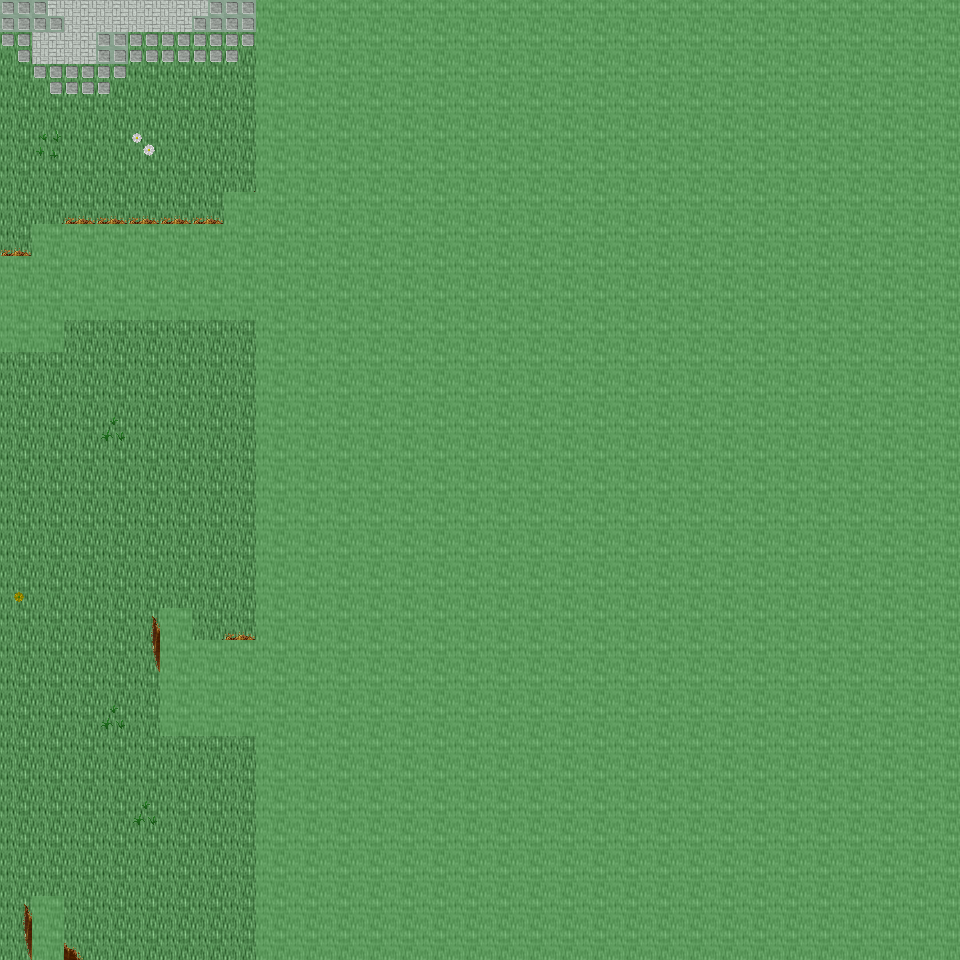

This is a level from a 2D game, rendered from its Tiled map with the project's own tilesets. A one-line summary and the map file follow, with tile-layer data summarised:
An orthogonal 30x30 tile map with 32x32 px tiles, 6 tile layers (Ground, Object, Object2, Above, ...), 33 tilesets and 5 objects (5x mapchange).

<map version="1.0" orientation="orthogonal" renderorder="right-down" width="30" height="30" tilewidth="32" tileheight="32" nextobjectid="6">
  <tileset firstgid="1" name="tileset_ground_ground" tilewidth="32" tileheight="32" tilecount="33" columns="3">
    <image source="../drawable/tileset_ground_ground.png" width="96" height="352" />
  </tileset>
  <tileset firstgid="34" name="tileset_building_castle" tilewidth="32" tileheight="32" tilecount="320" columns="20">
    <image source="../drawable/tileset_building_castle.png" width="640" height="512" />
  </tileset>
  <tileset firstgid="354" name="tileset_ground_water_pool" tilewidth="32" tileheight="32" tilecount="72" columns="3">
    <image source="../drawable/tileset_ground_water_pool.png" width="96" height="768" />
  </tileset>
  <tileset firstgid="426" name="tileset_ground_ridge_earth_dark" tilewidth="32" tileheight="32" tilecount="96" columns="12">
    <image source="../drawable/tileset_ground_ridge_earth_dark.png" width="384" height="256" />
  </tileset>
  <tileset firstgid="522" name="tileset_ground_grass_edges" tilewidth="32" tileheight="32" tilecount="36" columns="12">
    <image source="../drawable/tileset_ground_grass_edges.png" width="384" height="96" />
  </tileset>
  <tileset firstgid="558" name="tileset_ground_earth_edges" tilewidth="32" tileheight="32" tilecount="18" columns="6">
    <image source="../drawable/tileset_ground_earth_edges.png" width="192" height="96" />
  </tileset>
  <tileset firstgid="576" name="tileset_ground_grass_corners" tilewidth="32" tileheight="32" tilecount="24" columns="6">
    <image source="../drawable/tileset_ground_grass_corners.png" width="192" height="128" />
  </tileset>
  <tileset firstgid="600" name="tileset_plant_stump_stump_green" tilewidth="32" tileheight="32" tilecount="4" columns="2">
    <image source="../drawable/tileset_plant_stump_stump_green.png" width="64" height="64" />
  </tileset>
  <tileset firstgid="604" name="tileset_item_pot_barrel" tilewidth="32" tileheight="32" tilecount="2" columns="1">
    <image source="../drawable/tileset_item_pot_barrel.png" width="32" height="64" />
  </tileset>
  <tileset firstgid="606" name="tileset_ground_rock_rocks_2" tilewidth="32" tileheight="32" tilecount="4" columns="2">
    <image source="../drawable/tileset_ground_rock_rocks_2.png" width="64" height="64" />
  </tileset>
  <tileset firstgid="610" name="tileset_ground_ladder_horizontal_dark" tilewidth="32" tileheight="32" tilecount="3" columns="1">
    <image source="../drawable/tileset_ground_ladder_horizontal_dark.png" width="32" height="96" />
  </tileset>
  <tileset firstgid="613" name="tileset_plant_grasses" tilewidth="32" tileheight="32" tilecount="6" columns="3">
    <image source="../drawable/tileset_plant_grasses.png" width="96" height="64" />
  </tileset>
  <tileset firstgid="619" name="tileset_plant_tree_tree_green" tilewidth="32" tileheight="32" tilecount="88" columns="8">
    <image source="../drawable/tileset_plant_tree_tree_green.png" width="256" height="352" />
  </tileset>
  <tileset firstgid="707" name="tileset_ground_water_waterfall" tilewidth="32" tileheight="32" tilecount="120" columns="8">
    <image source="../drawable/tileset_ground_water_waterfall.png" width="256" height="480" />
  </tileset>
  <tileset firstgid="827" name="tileset_plant_flower_daisy_white" tilewidth="32" tileheight="32" tilecount="8" columns="2">
    <image source="../drawable/tileset_plant_flower_daisy_white.png" width="64" height="128" />
  </tileset>
  <tileset firstgid="835" name="tileset_plant_flower_daisy_red" tilewidth="32" tileheight="32" tilecount="8" columns="2">
    <image source="../drawable/tileset_plant_flower_daisy_red.png" width="64" height="128" />
  </tileset>
  <tileset firstgid="843" name="tileset_ground_rock_pebbles" tilewidth="32" tileheight="32" tilecount="3" columns="1">
    <image source="../drawable/tileset_ground_rock_pebbles.png" width="32" height="96" />
  </tileset>
  <tileset firstgid="846" name="tileset_plant_flower_daisy_yellow" tilewidth="32" tileheight="32" tilecount="8" columns="2">
    <image source="../drawable/tileset_plant_flower_daisy_yellow.png" width="64" height="128" />
  </tileset>
  <tileset firstgid="854" name="tileset_building_decoration_longhorn_skull" tilewidth="32" tileheight="32" tilecount="6" columns="3">
    <image source="../drawable/tileset_building_decoration_longhorn_skull.png" width="96" height="64" />
  </tileset>
  <tileset firstgid="860" name="tileset_furniture_light_flames" tilewidth="32" tileheight="32" tilecount="6" columns="6">
    <image source="../drawable/tileset_furniture_light_flames.png" width="192" height="32" />
  </tileset>
  <tileset firstgid="866" name="tileset_plant_stump_stump_brown" tilewidth="32" tileheight="32" tilecount="4" columns="2">
    <image source="../drawable/tileset_plant_stump_stump_brown.png" width="64" height="64" />
  </tileset>
  <tileset firstgid="870" name="tileset_building_decoration_rocks_2" tilewidth="32" tileheight="32" tilecount="2" columns="1">
    <image source="../drawable/tileset_building_decoration_rocks_2.png" width="32" height="64" />
  </tileset>
  <tileset firstgid="872" name="tileset_plant_flower_daisy_blue" tilewidth="32" tileheight="32" tilecount="8" columns="2">
    <image source="../drawable/tileset_plant_flower_daisy_blue.png" width="64" height="128" />
  </tileset>
  <tileset firstgid="880" name="tileset_building_fence_fence_chunky" tilewidth="32" tileheight="32" tilecount="21" columns="3">
    <image source="../drawable/tileset_building_fence_fence_chunky.png" width="96" height="224" />
  </tileset>
  <tileset firstgid="901" name="tileset_ground_water_water_bubbles" tilewidth="32" tileheight="32" tilecount="32" columns="8">
    <image source="../drawable/tileset_ground_water_water_bubbles.png" width="256" height="128" />
  </tileset>
  <tileset firstgid="933" name="tileset_item_statue_grey_stone" tilewidth="32" tileheight="32" tilecount="4" columns="2">
    <image source="../drawable/tileset_item_statue_grey_stone.png" width="64" height="64" />
  </tileset>
  <tileset firstgid="937" name="tileset_plant_tree_tree_darkgreen" tilewidth="32" tileheight="32" tilecount="88" columns="8">
    <image source="../drawable/tileset_plant_tree_tree_darkgreen.png" width="256" height="352" />
  </tileset>
  <tileset firstgid="1025" name="tileset_logic_collision" tilewidth="32" tileheight="32" tilecount="1" columns="1">
    <image source="../drawable/tileset_logic_collision.png" width="32" height="32" />
  </tileset>
  <tileset firstgid="1026" name="tileset_object_suspension_bridge" tilewidth="32" tileheight="32" tilecount="24" columns="3">
    <image source="../drawable/tileset_object_suspension_bridge.png" width="96" height="256" />
  </tileset>
  <tileset firstgid="1050" name="tileset_ground_green_paving" tilewidth="32" tileheight="32" tilecount="18" columns="3">
    <image source="../drawable/tileset_ground_green_paving.png" width="96" height="192" />
  </tileset>
  <tileset firstgid="1068" name="tileset_building_huts" tilewidth="32" tileheight="32" tilecount="338" columns="26">
    <image source="../drawable/tileset_building_huts.png" width="832" height="416" />
  </tileset>
  <tileset firstgid="1406" name="tileset_building_chimney_smoke" tilewidth="32" tileheight="32" tilecount="40" columns="4">
    <image source="../drawable/tileset_building_chimney_smoke.png" width="128" height="320" />
  </tileset>
  <tileset firstgid="1446" name="tileset_plant_tree_chestnut_tree" tilewidth="32" tileheight="32" tilecount="20" columns="4">
    <image source="../drawable/tileset_plant_tree_chestnut_tree.png" width="128" height="160" />
  </tileset>
  <layer name="Ground" width="30" height="30">
    <data>[900 cells, 900 non-empty, 2 distinct tile ids]</data>
  </layer>
  <layer name="Object" width="30" height="30">
    <data>[900 cells, 131 non-empty, 25 distinct tile ids]</data>
  </layer>
  <layer name="Object2" width="30" height="30">
    <data>[900 cells, 50 non-empty, 9 distinct tile ids]</data>
  </layer>
  <layer name="Above" width="30" height="30">
    <data>[900 cells, 4 non-empty, 2 distinct tile ids]</data>
  </layer>
  <layer name="Above2" width="30" height="30">
    <data>[900 cells, 0 non-empty, 0 distinct tile ids]</data>
  </layer>
  <layer name="Walkable" width="30" height="30">
    <data>[900 cells, 698 non-empty, 1 distinct tile ids]</data>
  </layer>
  <objectgroup name="MapEvents">
    <object id="1" name="north" type="mapchange" x="0" y="0" width="256" height="32">
      <properties>
        <property name="map" value="0_ados_mountain_n2_w2_x3_y0" />
        <property name="place" value="south" />
      </properties>
    </object>
    <object id="2" name="south" type="mapchange" x="0" y="928" width="32" height="32">
      <properties>
        <property name="map" value="0_ados_mountain_n2_w2_x3_y2" />
        <property name="place" value="north" />
      </properties>
    </object>
    <object id="3" name="south2" type="mapchange" x="64" y="928" width="192" height="32">
      <properties>
        <property name="map" value="0_ados_mountain_n2_w2_x3_y2" />
        <property name="place" value="north2" />
      </properties>
    </object>
    <object id="4" name="west" type="mapchange" x="0" y="0" width="32" height="256">
      <properties>
        <property name="map" value="0_ados_mountain_n2_w2_x2_y1" />
        <property name="place" value="east" />
      </properties>
    </object>
    <object id="5" name="west2" type="mapchange" x="0" y="352" width="32" height="608">
      <properties>
        <property name="map" value="0_ados_mountain_n2_w2_x2_y1" />
        <property name="place" value="east2" />
      </properties>
    </object>
  </objectgroup>
</map>
